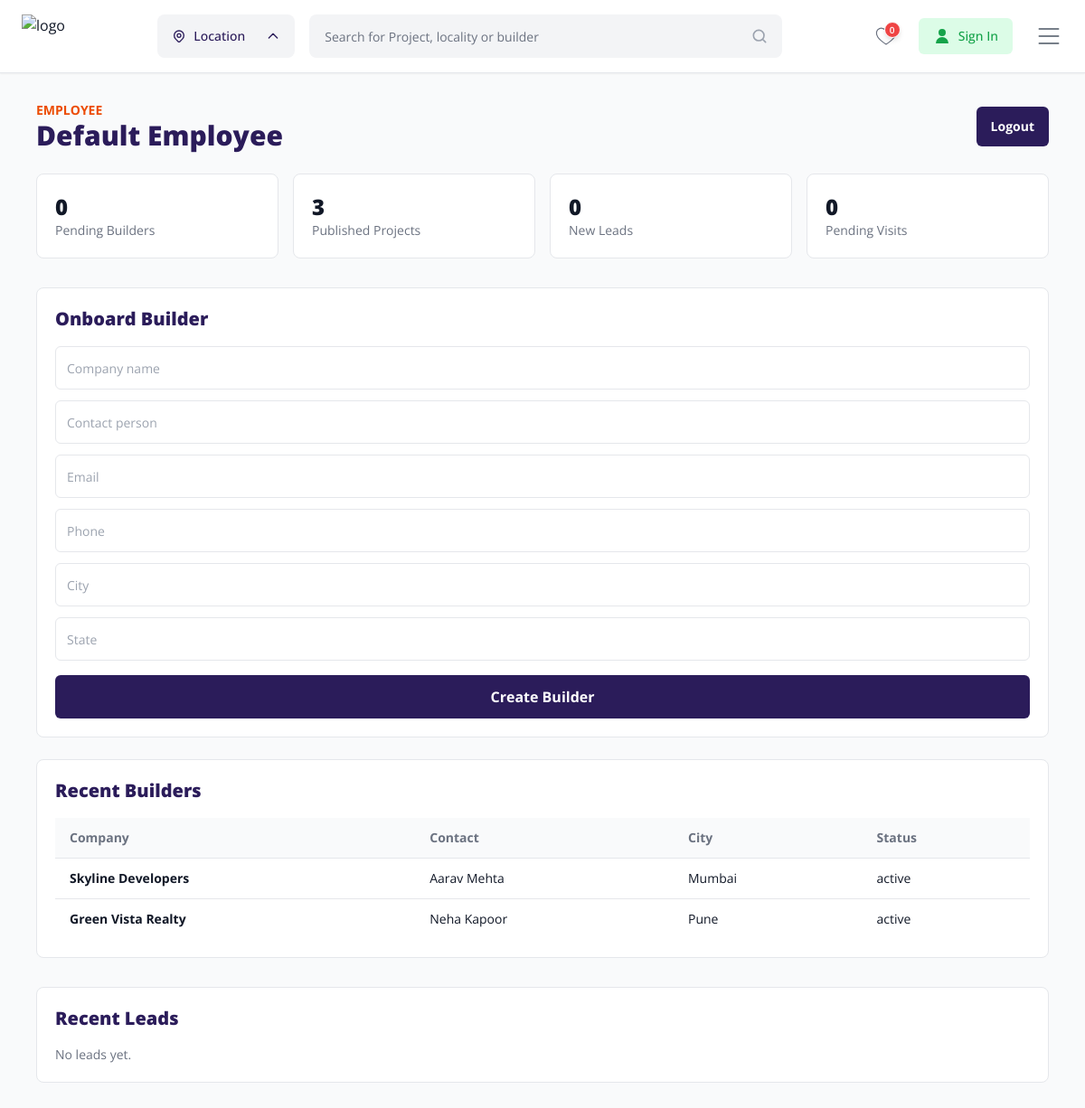
/employee/ (signed in), run on the app's committed database.
### tables this page shows
CREATE TABLE builders (

    id BIGINT UNSIGNED AUTO_INCREMENT PRIMARY KEY,

    uuid CHAR(36) NOT NULL UNIQUE,

    company_name VARCHAR(255) NOT NULL,

    company_slug VARCHAR(255) NOT NULL UNIQUE,

    builder_name VARCHAR(150) NOT NULL,

    email VARCHAR(150) NOT NULL UNIQUE,

    phone VARCHAR(20) NOT NULL UNIQUE,

    alternate_phone VARCHAR(20) DEFAULT NULL,

    whatsapp_number VARCHAR(20) DEFAULT NULL,

    password VARCHAR(255) NOT NULL,

    company_logo VARCHAR(255) DEFAULT NULL,

    company_banner VARCHAR(255) DEFAULT NULL,

    rera_number VARCHAR(100) DEFAULT NULL,

    gst_number VARCHAR(100) DEFAULT NULL,

    website VARCHAR(255) DEFAULT NULL,

    company_description LONGTEXT DEFAULT NULL,

    address TEXT DEFAULT NULL,

    city VARCHAR(100) DEFAULT NULL,

    state VARCHAR(100) DEFAULT NULL,

    country VARCHAR(100) DEFAULT 'India',

    pincode VARCHAR(20) DEFAULT NULL,

    latitude DECIMAL(10,8) DEFAULT NULL,

    longitude DECIMAL(11,8) DEFAULT NULL,

    auth_token TEXT DEFAULT NULL,

    remember_token VARCHAR(255) DEFAULT NULL,

    reset_token VARCHAR(255) DEFAULT NULL,

    reset_token_expiry DATETIME DEFAULT NULL,

    last_login_at DATETIME DEFAULT NULL,

    last_login_ip VARCHAR(100) DEFAULT NULL,

    email_verified_at TIMESTAMP NULL DEFAULT NULL,

    is_verified TINYINT(1) DEFAULT 0,

    total_projects INT DEFAULT 0,

    total_leads INT DEFAULT 0,

    total_visits INT DEFAULT 0,

    status ENUM(
        'pending',
        'active',
        'inactive',
        'blocked'
    ) DEFAULT 'pending',

    created_by_employee BIGINT UNSIGNED DEFAULT NULL,

    approved_by_admin BIGINT UNSIGNED DEFAULT NULL,

    approved_at DATETIME DEFAULT NULL,

    created_at TIMESTAMP DEFAULT CURRENT_TIMESTAMP,

    updated_at TIMESTAMP DEFAULT CURRENT_TIMESTAMP
    ON UPDATE CURRENT_TIMESTAMP,

    deleted_at TIMESTAMP NULL DEFAULT NULL,

    FOREIGN KEY (created_by_employee)
    REFERENCES employees(id)
    ON DELETE SET NULL,

    FOREIGN KEY (approved_by_admin)
    REFERENCES admins(id)
    ON DELETE SET NULL,

    INDEX idx_builder_company(company_name),
    INDEX idx_builder_city(city),
    INDEX idx_builder_status(status)

);

### config/database.php (called while the page is built, shortened)
<?php
function e($string)
{
    return htmlspecialchars(
        $string,
        ENT_QUOTES,
        'UTF-8'
    );
}

### includes/app_helpers.php (called while the page is built, shortened)
<?php
require_once __DIR__ . '/db_connect.php';
function tableCount($table, $where = '1=1', $params = [])
{
    global $pdo;
    $stmt = $pdo->prepare("SELECT COUNT(*) AS total FROM {$table} WHERE {$where}");
    $stmt->execute($params);
    $row = $stmt->fetch();
    return (int)($row['total'] ?? 0);
}

### employee/index.php (the view, shortened to what this page needs)
<?php
require_once __DIR__ . '/../includes/app_helpers.php';
$stats = [
    'Pending Builders' => tableCount('builders', "status = 'pending'"),
    'Published Projects' => tableCount('projects', "status = 'published'"),
    'New Leads' => tableCount('inquiries', "inquiry_status = 'New'"),
    'Pending Visits' => tableCount('site_visit_bookings', "status = 'Pending'")
];
$builders = $pdo->query('SELECT * FROM builders ORDER BY created_at DESC LIMIT 12')->fetchAll();
$leads = $pdo->query("
    SELECT i.*, p.project_name
    FROM inquiries i
    INNER JOIN projects p ON p.id = i.project_id
    ORDER BY i.created_at DESC
    LIMIT 12
")->fetchAll();
require_once __DIR__ . '/../includes/header.php';
?>
<section class="mt-20 bg-gray-50 min-h-screen py-8">
    <div class="max-w-[1400px] mx-auto px-4 sm:px-6 lg:px-10">
        <div class="flex items-center justify-between gap-4">
            <div>
                <p class="text-sm font-bold uppercase text-accent">Employee</p>
                <h1 class="text-3xl font-black text-primary"><?php echo e($_SESSION['employee_name'] ?? 'Operations'); ?></h1>
            </div>
            <a href="<?php echo EMPLOYEE_URL; ?>logout" class="rounded-md bg-primary px-4 py-3 text-sm font-bold text-white">Logout</a>
        </div>
        <div class="mt-6 grid grid-cols-2 md:grid-cols-4 gap-4">
            <?php foreach ($stats as $label => $value): ?>
                <div class="rounded-lg border bg-white p-5">
                    <p class="text-2xl font-black"><?php echo (int)$value; ?></p>
                    <p class="text-sm text-gray-500"><?php echo e($label); ?></p>
                </div>
            <?php endforeach; ?>
        </div>
        <div class="mt-8 grid grid-cols-1 xl:grid-cols-[420px_1fr] gap-6">
            <form method="post" class="rounded-lg border bg-white p-5">
                <h2 class="text-xl font-black text-primary">Onboard Builder</h2>
                <div class="mt-4 space-y-3">
                    <input name="company_name" required placeholder="Company name" class="h-12 w-full rounded-md border px-3 text-sm">
                    <input name="builder_name" required placeholder="Contact person" class="h-12 w-full rounded-md border px-3 text-sm">
                    <input name="email" required type="email" placeholder="Email" class="h-12 w-full rounded-md border px-3 text-sm">
                    <input name="phone" required placeholder="Phone" class="h-12 w-full rounded-md border px-3 text-sm">
                    <input name="city" placeholder="City" class="h-12 w-full rounded-md border px-3 text-sm">
                    <input name="state" placeholder="State" class="h-12 w-full rounded-md border px-3 text-sm">
                </div>
                <button class="mt-4 h-12 w-full rounded-md bg-primary font-bold text-white">Create Builder</button>
            </form>
            <div class="rounded-lg border bg-white p-5">
                <h2 class="text-xl font-black text-primary">Recent Builders</h2>
                <div class="mt-4 overflow-x-auto">
                    <table class="w-full text-left text-sm">
                        <thead class="bg-gray-50 text-gray-500">
                            <tr>
                                <th class="px-4 py-3">Company</th>
                                <th class="px-4 py-3">Contact</th>
                                <th class="px-4 py-3">City</th>
                                <th class="px-4 py-3">Status</th>
                            </tr>
                        </thead>
                        <tbody>
                            <?php foreach ($builders as $builder): ?>
                                <tr class="border-t">
                                    <td class="px-4 py-3 font-bold"><?php echo e($builder['company_name']); ?></td>
                                    <td class="px-4 py-3"><?php echo e($builder['builder_name']); ?></td>
                                    <td class="px-4 py-3"><?php echo e($builder['city']); ?></td>
                                    <td class="px-4 py-3"><?php echo e($builder['status']); ?></td>
                                </tr>
                            <?php endforeach; ?>
                        </tbody>
                    </table>
                </div>
            </div>
        </div>
        <div class="mt-8 rounded-lg border bg-white p-5">
            <h2 class="text-xl font-black text-primary">Recent Leads</h2>
            <div class="mt-4 grid grid-cols-1 md:grid-cols-3 gap-4">
                <?php if (empty($leads)): ?><p class="text-sm text-gray-500">No leads yet.</p><?php endif; ?>
            </div>
        </div>
    </div>
</section>
<?php require_once __DIR__ . '/../includes/footer.php'; ?>

### assets/css/style.css (style rules this page uses)
* { scroll-behavior: smooth; }

### data on the page
builders: company_name "Skyline Developers", builder_name "Aarav Mehta", city "Mumbai", status "active"
builders: company_name "Green Vista Realty", builder_name "Neha Kapoor", city "Pune", status "active"

### other printed values
$currentSearchCity ?: 'Location' "Location"
getWishlistCount() "0"
$_SESSION['employee_name'] "Default Employee"
$value "0"
$label "Pending Builders"
$value "3"
$label "Published Projects"
$label "New Leads"
$label "Pending Visits"
